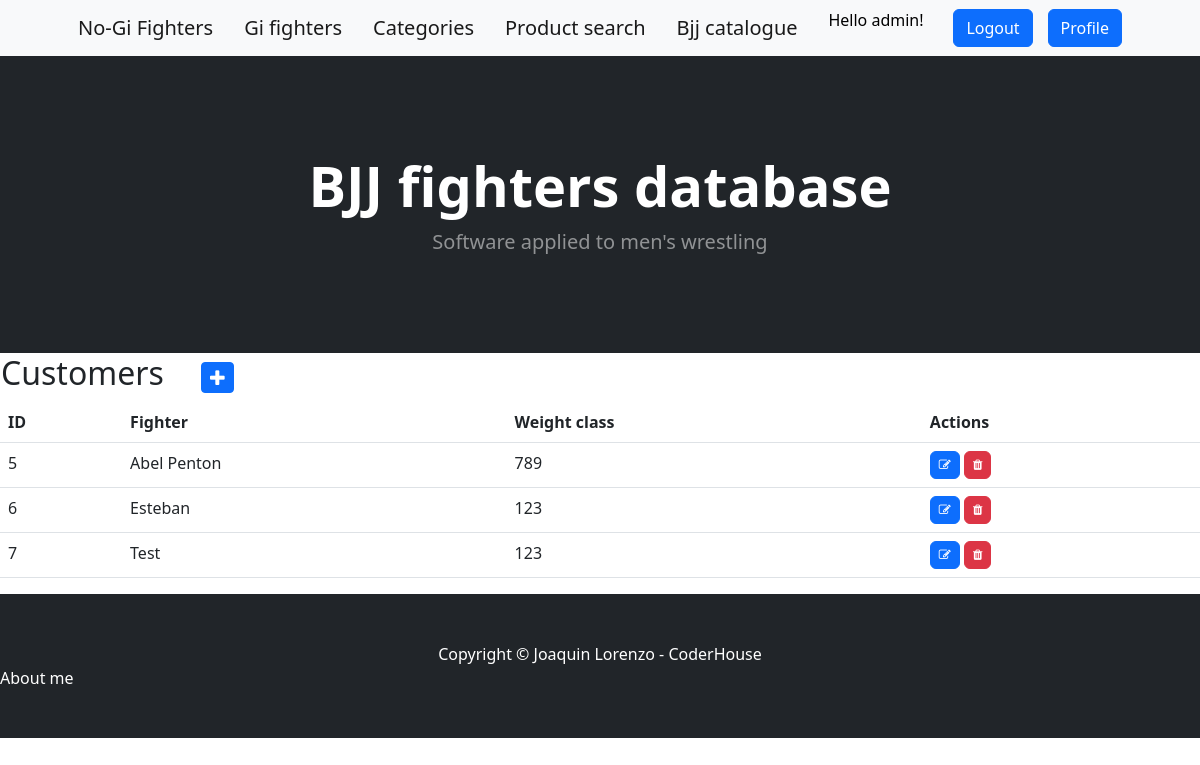
The page /customers/ (signed in) on the database as committed earlier.
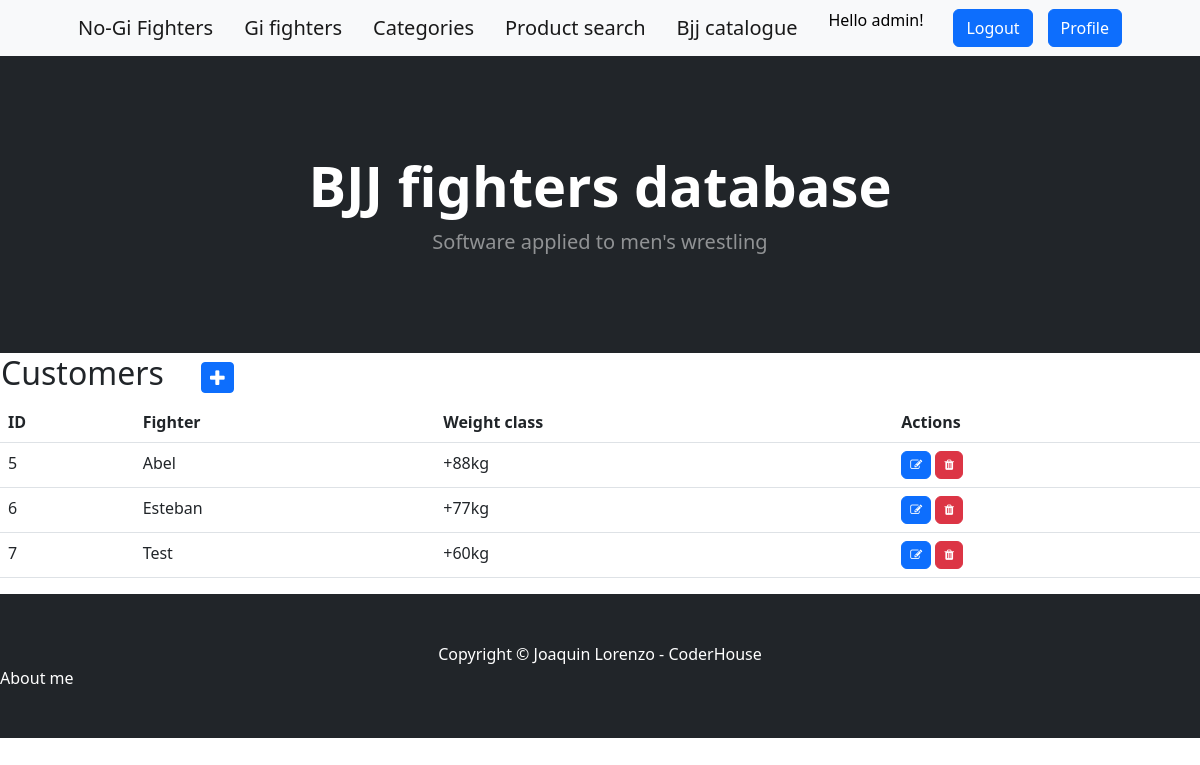
The same page on the database as committed later.
### aplicacion/models.py (models this page shows, shortened)
class Customer(models.Model):
    username = models.CharField(max_length=40, blank=False)
    password = models.CharField(max_length=40, blank=False)

### aplicacion/views.py (the view)
# urls.py: path('customers/', Customer_list.as_view(), name="customers"),
class Customer_list(LoginRequiredMixin,ListView):
    model = Customer

### aplicacion/templates/aplicacion/Customer_list.html (shortened to what this page needs)
{%  extends 'aplicacion/base.html' %}
{% load static %}
{% block contenido %}
    <table>
        <tr>
            <td width="200"> <h2>Customers</h2></td>
            <td>
                <a
                    href="{% url 'create_customer' %}"
                    class="btn btn-primary btn-sm"
                    ><i class="fa fa-plus fa-lg" title="New Record"></i>
                </a>
            </td>
        </tr>
    </table>
    <table class="table">
    <thead>
        <TR>
            <th>ID</th>
            <th>Fighter</th>
            <th>Weight class</th>
            <th>Actions</th>
        </TR>
    </thead>
    <tbody>
    {% for customer in customer_list %}
    <tr>
        <td>{{ customer.id }}</td>
        <td>{{ customer.username }}</td>
        <td>{{ customer.password }}</td>
        <td>
            <a
              href="{% url 'update_customer' customer.id %}"
              class="btn btn-primary"
              style="--bs-btn-padding-y: .25rem; --bs-btn-padding-x: .5rem; --bs-btn-font-size: .75rem;"
              ><i class="fa fa-edit fa-sm" title="Edit Record"></i>
            </a>
            <a
              href="{% url 'delete_customer' customer.id %}"
              class="btn btn-danger"
              style="--bs-btn-padding-y: .25rem; --bs-btn-padding-x: .5rem; --bs-btn-font-size: .75rem;"
              ><i class="fa fa-trash fa-sm" title="Delete Record"></i>
            </a>
          </td>
    </tr>
    {% endfor %}
    </tbody>
    </table>
{% endblock contenido %}

Rows that differ between the two databases and show on the page:
changed Customer id 5: username "Abel Penton" → "Abel"; password "789" → "+88kg"
changed Customer "Esteban": password "123" → "+77kg"
changed Customer "Test": password "123" → "+60kg"
